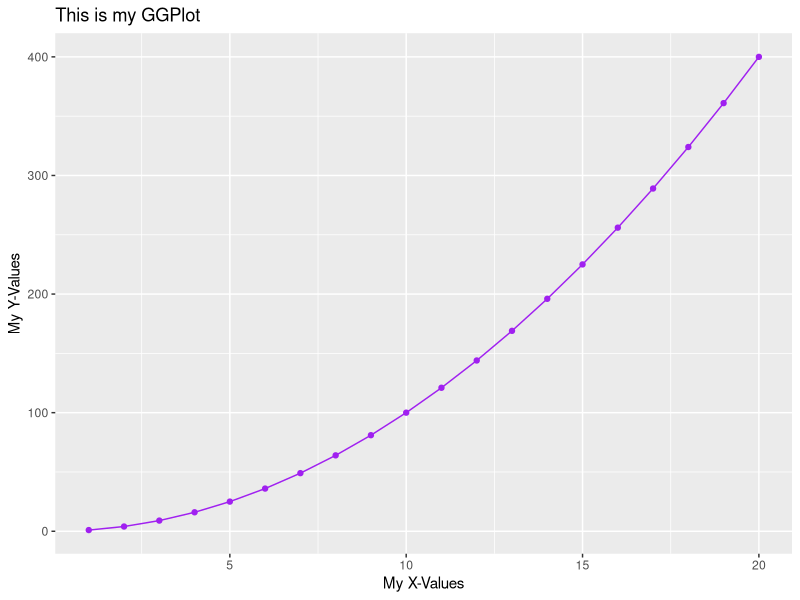

Write the R code that produced this figure.
#Import the GGPLOT 2 library and plot a graph using the qplot function.
#X axis is the sequence of 1:20 and the y axis is the x ^ 2.  
#Label the graph appropriately. install.packages("ggplot2", 
#dependencies = TRUE)

x <- 1:20
y <- x^2
library(ggplot2)
qplot(x, y, geom=c("point","line"),main = "This is my GGPlot",
      xlab = "My X-Values", ylab = "My Y-Values", color= I("purple"))
